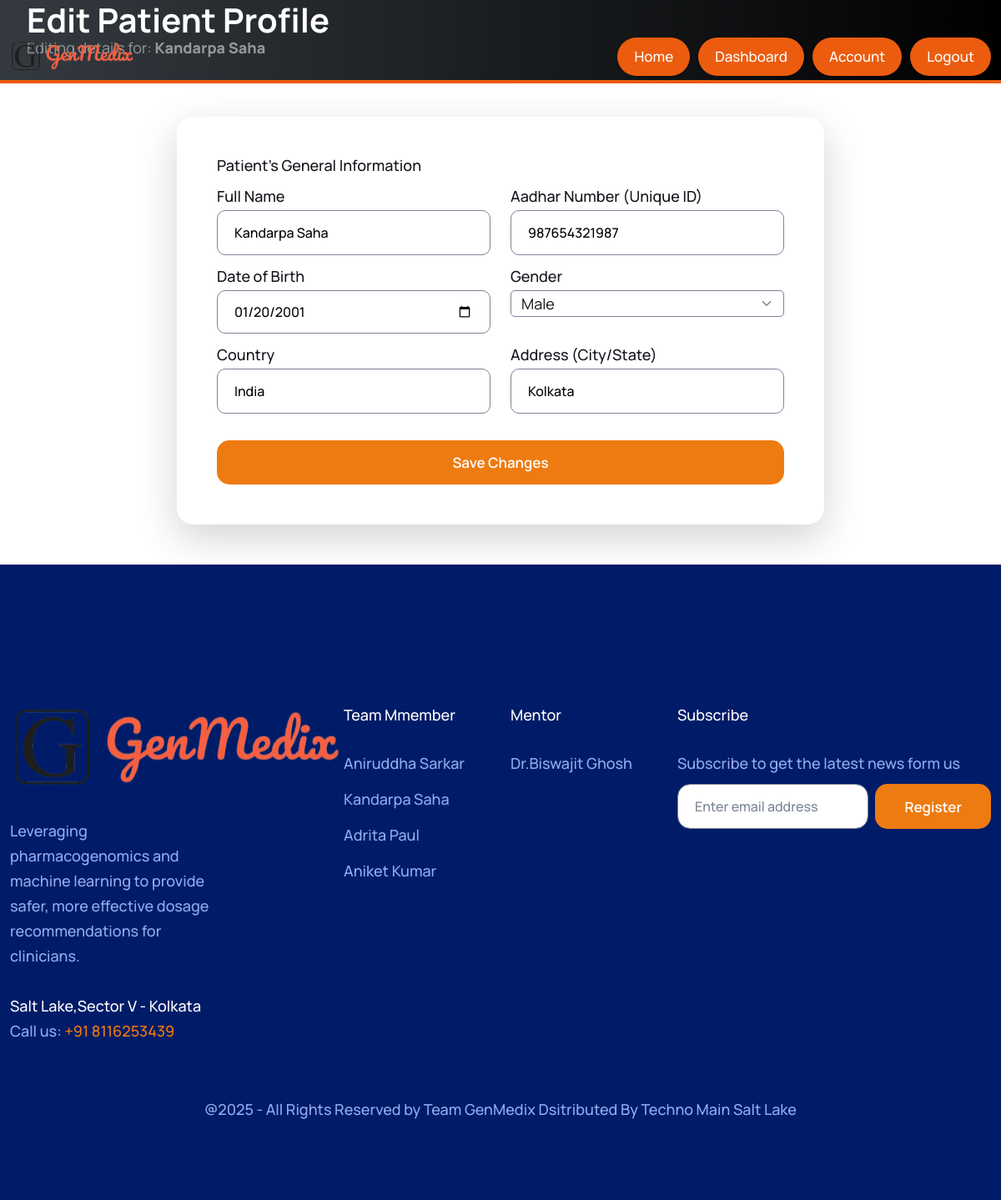
The page /patient/1/edit (signed in) on the database its author committed.
### app.py (models this page shows)
class Patient(db.Model):
    id = db.Column(db.Integer, primary_key=True)
    full_name = db.Column(db.String(150), nullable=False)
    dob = db.Column(db.String(10)) # Store as YYYY-MM-DD
    gender = db.Column(db.String(10))
    aadhar = db.Column(db.String(12), unique=True) # Patient's Aadhar
    country = db.Column(db.String(50))
    address = db.Column(db.String(200))
    doctor_id = db.Column(db.Integer, db.ForeignKey('user.id'), nullable=False)
    reports = db.relationship('Report', backref='patient', lazy=True, cascade="all, delete-orphan")

### app.py (the view, shortened to what this page needs)
@app.route('/patient/<int:patient_id>/edit', methods=['GET', 'POST'])
@login_required
def edit_patient(patient_id):
    patient = Patient.query.get_or_404(patient_id)
    if patient.doctor_id != current_user.id:
        flash("You are not authorized to edit this patient.", "danger")
        return redirect(url_for('dashboard'))
    return render_template('edit_patient.html', patient=patient)

### app.py (called while the page is built)
@login_manager.user_loader
def load_user(user_id):
    return User.query.get(int(user_id))

### templates/edit_patient.html (shortened to what this page needs)
{% extends "base.html" %}
{% block content %}
<main class="main-content position-relative max-height-vh-100 h-100">
    <section class="patient-header-section position-relative">
        <div class="container">
            <div class="row align-items-center">
                <div class="col-lg-12 col-md-12 col-sm-12">
                    <div class="d-flex align-items-center">
                        <div>
                            <h1 class="mb-0 text-white">Edit Patient Profile</h1>
                            <p class="text-white-50 mb-0">
                                Editing details for: <strong>{{ patient.full_name }}</strong>
                            </p>
                        </div>
                    </div>
                </div>
            </div>
        </div>
    </section>
    <section class="patient-list-section position-relative pb-5">
        <div class="container">
            <div class="row justify-content-center">
                <div class="col-lg-8">
                    <div class="contact-us-box bg-white shadow-lg rounded-4 p-4 p-md-5">
                        <form action="{{ url_for('edit_patient', patient_id=patient.id) }}" method="POST">
                            <h5 class="mb-3">Patient's General Information</h5>
                            <div class="row">
                                <div class="col-md-6 mb-3">
                                    <label for="full_name" class="form-label fs-7 fw-500">Full Name</label>
                                    <input type="text" class="form-control" id="full_name" name="full_name" value="{{ patient.full_name }}" required>
                                </div>
                                <div class="col-md-6 mb-3">
                                    <label for="aadhar" class="form-label fs-7 fw-500">Aadhar Number (Unique ID)</label>
                                    <input type="text" class="form-control" id="aadhar" name="aadhar" minlength="12" maxlength="12" value="{{ patient.aadhar }}" required>
                                </div>
                            </div>
                            <div class="row">
                                <div class="col-md-6 mb-3">
                                    <label for="dob" class="form-label fs-7 fw-500">Date of Birth</label>
                                    <input type="date" class="form-control" id="dob" name="dob" value="{{ patient.dob }}" required>
                                </div>
                                <div class="col-md-6 mb-3">
                                    <label for="gender" class="form-label fs-7 fw-500">Gender</label>
                                    <select class="form-select" id="gender" name="gender" required>
                                        <option value="Male" {% if patient.gender == 'Male' %}selected{% endif %}>Male</option>
                                    </select>
                                </div>
                            </div>
                             <div class="row">
                                <div class="col-md-6 mb-3">
                                    <label for="country" class="form-label fs-7 fw-500">Country</label>
                                    <input type="text" class="form-control" id="country" name="country" value="{{ patient.country }}" required>
                                </div>
                                <div class="col-md-6 mb-3">
                                    <label for="address" class="form-label fs-7 fw-500">Address (City/State)</label>
                                    <input type="text" class="form-control" id="address" name="address" value="{{ patient.address }}" required>
                                </div>
                            </div>
                            <button type="submit" class="btn btn-warning btn-hover-secondery w-100 btn-lg text-capitalize mt-3">
                                Save Changes
                            </button>
                        </form>
                    </div>
                </div>
            </div>
        </div>
    </section>
</main>
{% endblock %}

### rows shown on the page
Patient: full_name "Kandarpa Saha", aadhar "987654321987", dob "01/20/2001", gender "Male", country "India", address "Kolkata"
